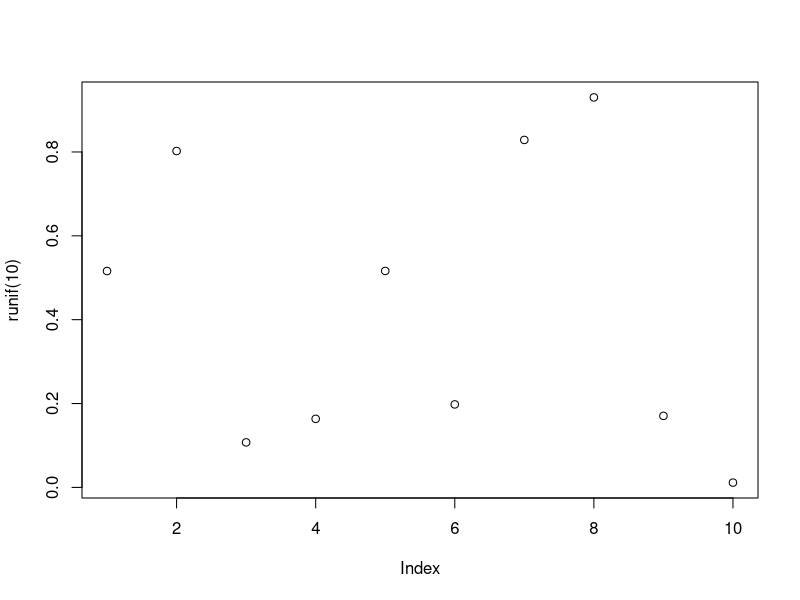

Write R code to recreate this figure.
## ---- chunk 1
options(width=20)
knitr::opts_chunk$set(echo = TRUE, comment="")
## ---- chunk 2
# select variables
y <- iris$Species
x <- iris$Sepal.Length

# print regression model
glm(y~x, family = 'binomial')
## ---- chunk 3
plot(runif(10))
